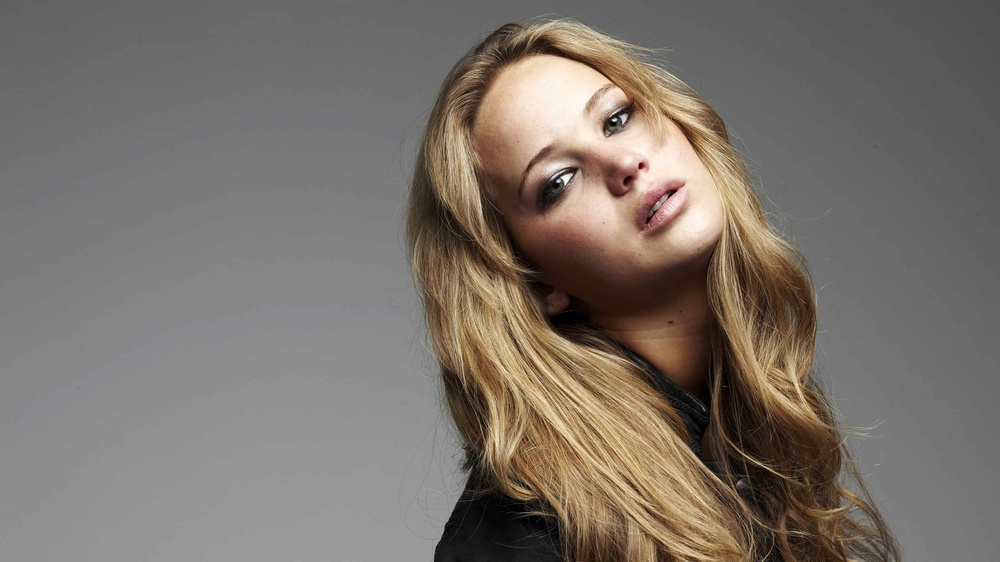
#> input picture a1images/jeniffer.jpg, 1000 x 562 px, shrunk from 3840 x 2160 before the run
$ jupyter execute Question_6.ipynb
#> lines starting #> are read from the running program, lines starting #| are printed output that depends on the picture; after the words box and inside, x2 and y2 are one past the last pixel; in counts of white or black regions, pixels touching at a corner belong together
## 6. Histogram Equalization to Make Histogram Equlaized Foreground

[cell 1]
import matplotlib.pyplot as plt
import numpy as np
import cv2 as cv

[cell 2]
# Import Jennifer image
jennifer = cv.imread('a1images/jeniffer.jpg')
#> jennifer is the input picture: shape (562, 1000, 3); mean B, G, R 106.8, 114.3, 122.3
assert jennifer is not None
jennifer_hsv = cv.cvtColor(jennifer, cv.COLOR_BGR2HSV)
#> jennifer_hsv: shape (562, 1000, 3); mean H, S, V 10.7, 35.6, 122.4
jennifer_rgb = cv.cvtColor(jennifer, cv.COLOR_BGR2RGB)

# Split into planes
Hue, Saturation, Value = cv.split(jennifer_hsv)
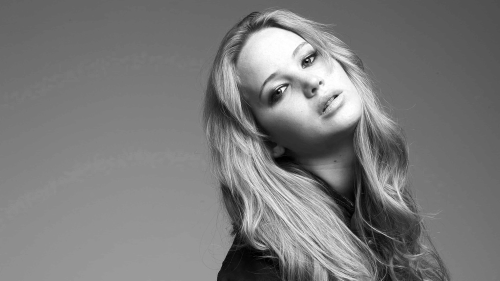
#> Value: shape (562, 1000) (shown at 1/2 size); min 0, max 255, mean 122.4

[cell 3]
# Create the figure for plotting
fig, ax = plt.subplots(1, 3, figsize=(12, 8))

ax[0].imshow(Hue, cmap='gray', vmin=0, vmax=255)
ax[0].set_title('Hue')
ax[0].axis("off")
ax[1].imshow(Saturation, cmap='gray', vmin=0, vmax=255)
ax[1].set_title('Saturation')
ax[1].axis("off")
ax[2].imshow(Value, cmap='gray', vmin=0, vmax=255)
ax[2].set_title('Value')
ax[2].axis("off")

plt.tight_layout()
plt.show()

[cell 4]
# Apply thresholding
_, mask1 = cv.threshold(Saturation, 12, 255, cv.THRESH_BINARY)
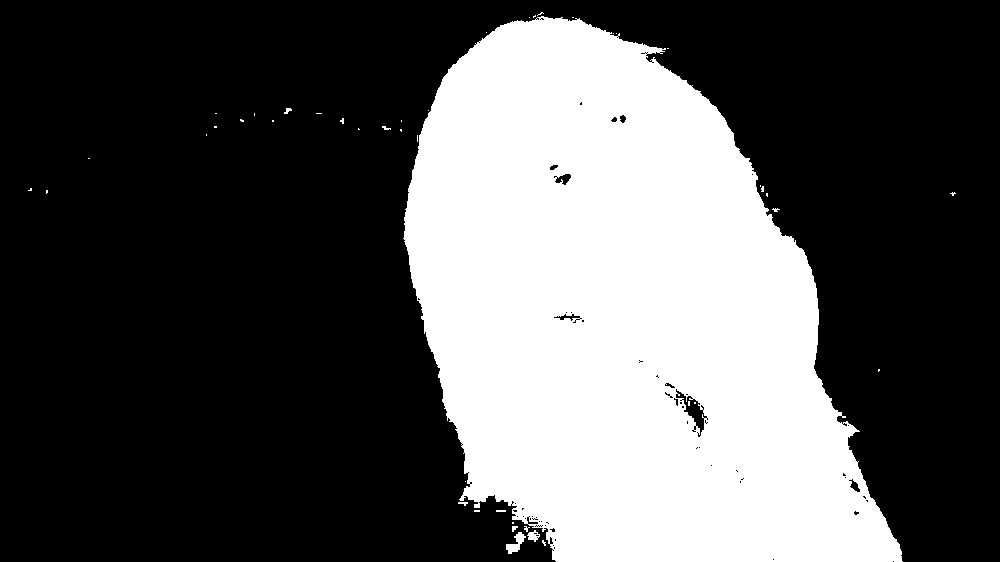
#> mask1: shape (562, 1000); 33.1% white; 45 white regions (37 under 20 px), largest, box (x1, y1, x2, y2) and area: (403, 16, 903, 562) 185483, (506, 532, 526, 554) 200, (527, 530, 540, 542) 87
_, mask2 = cv.threshold(Hue, 5, 255, cv.THRESH_BINARY)
#> mask2: shape (562, 1000); 37.8% white; 214 white regions (158 under 20 px), largest, box (x1, y1, x2, y2) and area: (399, 10, 908, 562) 188278, (0, 292, 414, 440) 11241, (212, 100, 412, 144) 3509
_, mask3 = cv.threshold(Value, 160, 255, cv.THRESH_BINARY)
#> mask3: shape (562, 1000); 11.3% white; 480 white regions (459 under 20 px), largest, box (x1, y1, x2, y2) and area: (479, 20, 820, 423) 35788, (462, 260, 740, 562) 23617, (446, 106, 484, 233) 1562

# Use bitwise_and to extract the foreground using the mask
foreground_mask1 = cv.bitwise_and(jennifer, jennifer, mask=mask1)
foreground_mask2 = cv.bitwise_and(jennifer, jennifer, mask=mask2)
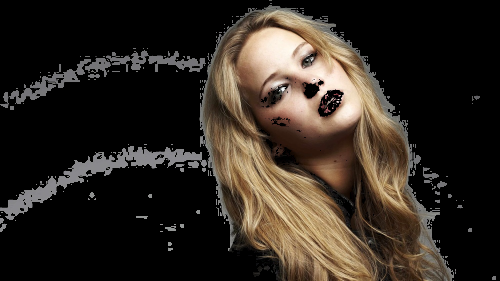
#> foreground_mask2: shape (562, 1000, 3) (shown at 1/2 size); mean B, G, R 33.4, 40.9, 48.6
foreground_mask3 = cv.bitwise_and(jennifer, jennifer, mask=mask3)

# Display the extracted foreground
fig, axs = plt.subplots(1, 3, figsize=(12, 8))


axs[0].imshow(cv.cvtColor(foreground_mask1, cv.COLOR_BGR2RGB))
axs[0].set_title('Foreground Mask from Saturation Plane')
axs[0].axis('off')


axs[1].imshow(cv.cvtColor(foreground_mask2, cv.COLOR_BGR2RGB))
axs[1].set_title('Foreground Mask from Hue Plane')
axs[1].axis('off')

axs[2].imshow(cv.cvtColor(foreground_mask3, cv.COLOR_BGR2RGB))
axs[2].set_title('Foreground Mask from Value Plane')
axs[2].axis('off')

plt.tight_layout()
plt.show()

[cell 5]
plt.imshow(mask1, cmap='gray')
plt.title('Mask')
plt.axis('off')
plt.show()

### Using value channel

[cell 6]
# Compute and plot the histogram of the Value (V) channel of the foreground
foreground_hsv = cv.cvtColor(foreground_mask1, cv.COLOR_BGR2HSV)
#> foreground_hsv: shape (562, 1000, 3); mean H, S, V 5.2, 35.3, 42.5
Hue_fg, Saturation_fg, Value_fg = cv.split(foreground_hsv)
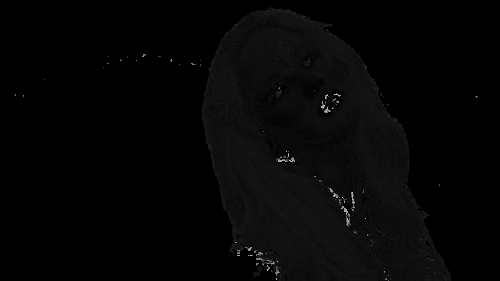
#> Hue_fg: shape (562, 1000) (shown at 1/2 size); min 0, max 179, mean 5.2
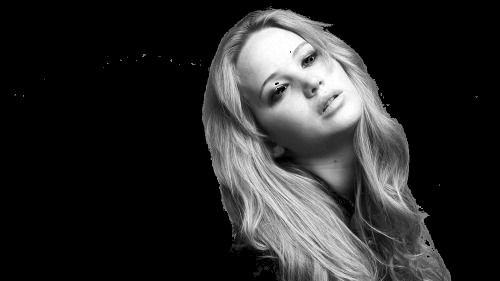
#> Value_fg: shape (562, 1000) (shown at 1/2 size); min 0, max 255, mean 42.5

# Calculate the histogram of the Value channel
hist = cv.calcHist([Value_fg], [0], mask1, [256], [0, 256])
#> hist = 256 values, max 1554 at index 48, min 0 at index 0, mean 727

# Create an array for the x positions of the bars
x_positions = np.arange(len(hist))
#> x_positions = 256 values from 0 to 255

cumulative_hist = np.cumsum(hist)
#> cumulative_hist = 256 values from 0 to 186114

# Plot the histogram as a bar plot
plt.figure()
plt.bar(x_positions, hist.flatten(), color='green', width=1)  # Use width=1 for each bar
plt.title('Histogram of Value Channel for Foreground')
plt.xlabel('Pixel Intensity')
plt.ylabel('Frequency')
plt.xlim([0, 256])
plt.grid(True)
plt.show()

[cell 7]
# Plot the cdf
plt.figure()
plt.plot(cumulative_hist, color='blue')
plt.title('Cumulative Sum of the Histogram ')
plt.xlabel('Pixel value')
plt.ylabel('Frequency')
plt.show()
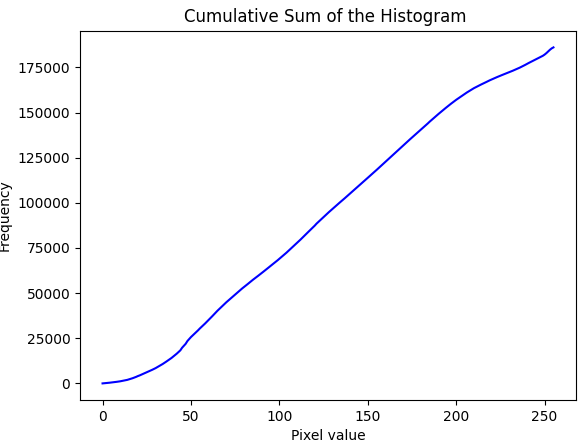
#> figure drawn by matplotlib, 1 panel; curve peaks at x = 255, y = 186114

[cell 8]
# Number of pixels
pixels = cumulative_hist[-1]
#> pixels = 186114

# Define transformation
t = np.array([(256-1)/(pixels)*cumulative_hist[k] for k in range(256)]).astype("uint8")
#> t = 256 values from 0 to 255

# Equalize
V_eq = t[Value_fg]

# Calculate the histogram of the equalized Value channel
hist = cv.calcHist([V_eq], [0], mask1, [256], [0, 256])
#> hist = 256 values, max 1554 at index 32, min 0 at index 24, mean 727

# Create an array for the x positions of the bars
x_positions = np.arange(len(hist))

# Plot the histogram as a bar plot
plt.figure()
plt.bar(x_positions, hist.flatten(), color='green', width=1)  # Use width=1 for each bar
plt.title('Equalized Histogram of Value Channel for Foreground')
plt.xlabel('Pixel Intensity')
plt.ylabel('Frequency')
plt.xlim([0, 256])  # Set x-axis limits
plt.grid(True)
plt.show()
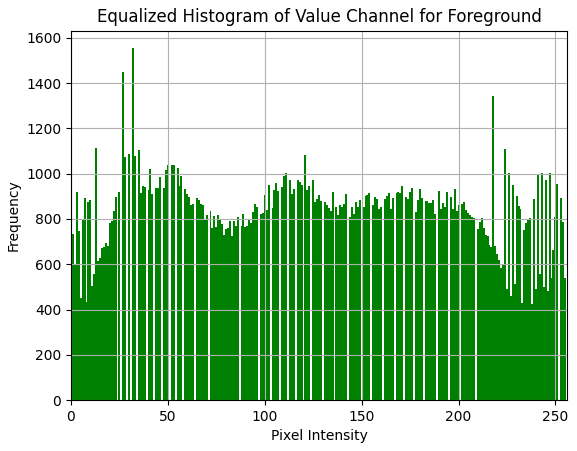
#> figure drawn by matplotlib, 1 panel; tallest bar 1554 high, from x = 31.5 to 32.5

[cell 9]
# Merge
merged = cv.merge([Hue_fg, Saturation_fg, V_eq])
#> merged: shape (562, 1000, 3); mean H, S, V 5.2, 35.3, 42.2
foreground_modified = cv.cvtColor(merged, cv.COLOR_HSV2RGB)

[cell 10]
# Extract the background
background = cv.bitwise_and(jennifer, jennifer, mask=cv.bitwise_not(mask1))
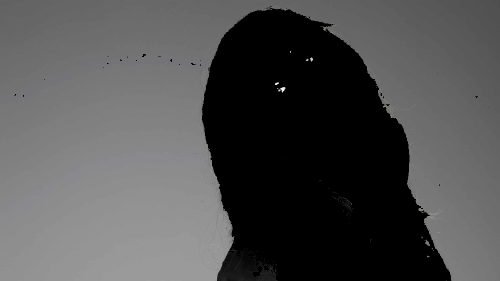
#> background: shape (562, 1000, 3) (shown at 1/2 size); mean B, G, R 79.8, 79.7, 79.7

# Merge the equalized foreground and background
result = cv.add(cv.cvtColor(background, cv.COLOR_BGR2RGB), foreground_modified)
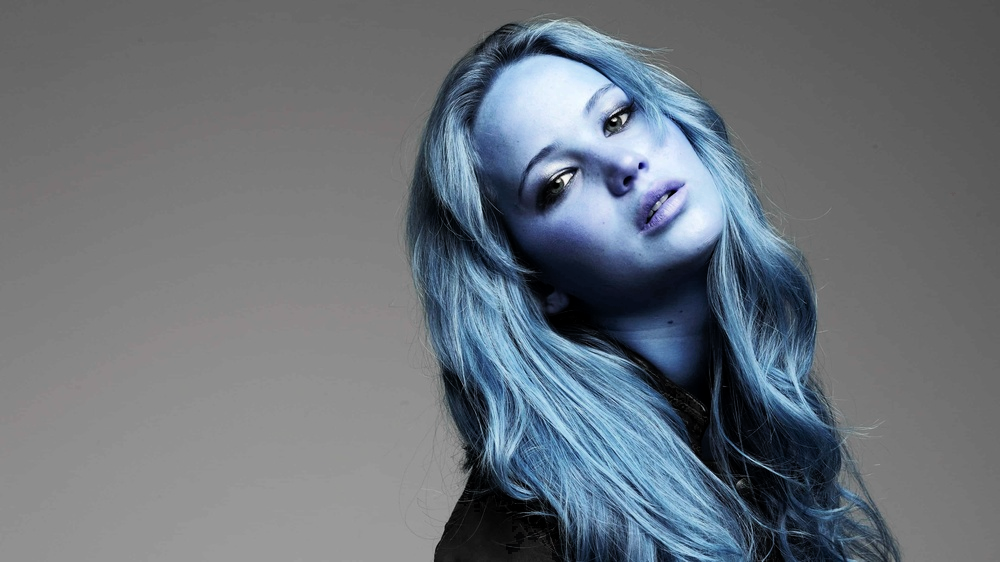
#> result: shape (562, 1000, 3); mean B, G, R 121.9, 114.2, 106.7

# Display the eq_foreground
plt.figure(figsize=(10, 5))
plt.subplot(1,3,1)
plt.imshow(jennifer_rgb)
plt.title('Original')
plt.axis('off')

plt.subplot(1,3,2)
plt.imshow(result)
plt.title('Foreground equalized')
plt.axis('off')
plt.tight_layout()
plt.show()

$ run again, with a1images/daisy.jpg copied over a1images/jeniffer.jpg
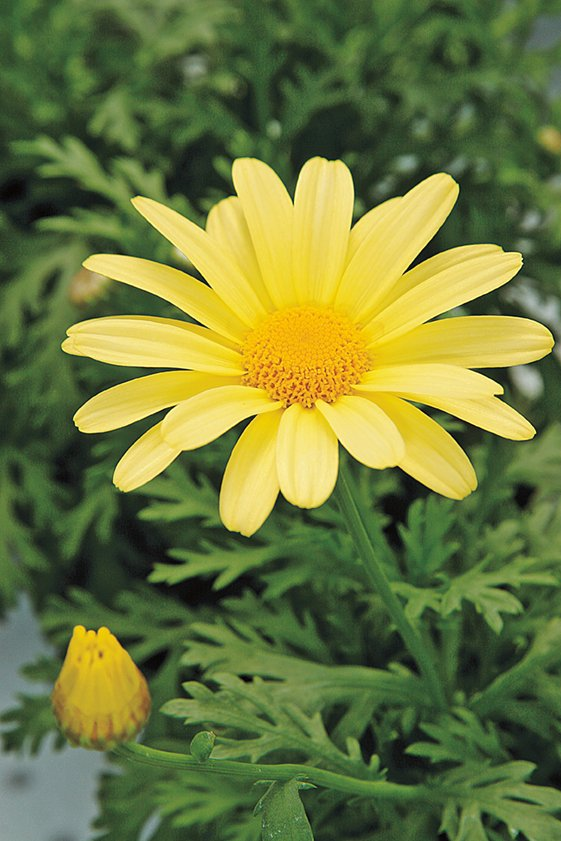
#> input picture a1images/daisy.jpg, 561 x 841 px
#> jennifer is the input picture: shape (841, 561, 3); mean B, G, R 60.7, 120.3, 108.5
#> jennifer_hsv: shape (841, 561, 3); mean H, S, V 45.8, 119.6, 126.6
#> `_, mask1 = cv.threshold(Saturation, 12, 255, cv.THRESH_BINARY)`:
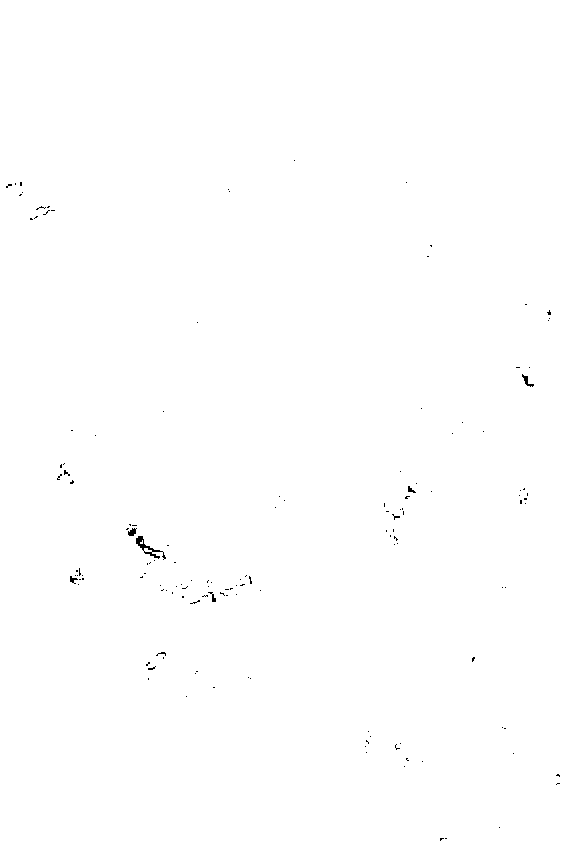
#> mask1: shape (841, 561); 99.8% white; black in thin lines or dots, all inside (x1, y1, x2, y2) = (6, 160, 560, 841)
#> mask3: shape (841, 561); 24.6% white; 122 white regions (103 under 20 px), largest, box (x1, y1, x2, y2) and area: (61, 157, 554, 537) 107366, (56, 625, 146, 737) 6735, (518, 367, 539, 394) 351
#> foreground_hsv: shape (841, 561, 3); mean H, S, V 45.8, 119.6, 126.5
#> `hist = cv.calcHist([Value_fg], [0], mask1, [256], [0, 256])`: hist = 256 values, max 6112 at index 242, min 0 at index 0, mean 1839.6
#> x_positions = 256 values from 0 to 255
#> cumulative_hist = 256 values from 0 to 470946
#> pixels = 470946
#> t = 256 values from 0 to 255
#> `hist = cv.calcHist([V_eq], [0], mask1, [256], [0, 256])`: hist = 256 values, max 6112 at index 235, min 0 at index 17, mean 1839.6
#> merged: shape (841, 561, 3); mean H, S, V 45.8, 119.6, 127.6
#> `result = cv.add(cv.cvtColor(background, cv.COLOR_BGR2RGB), foreground_..`:
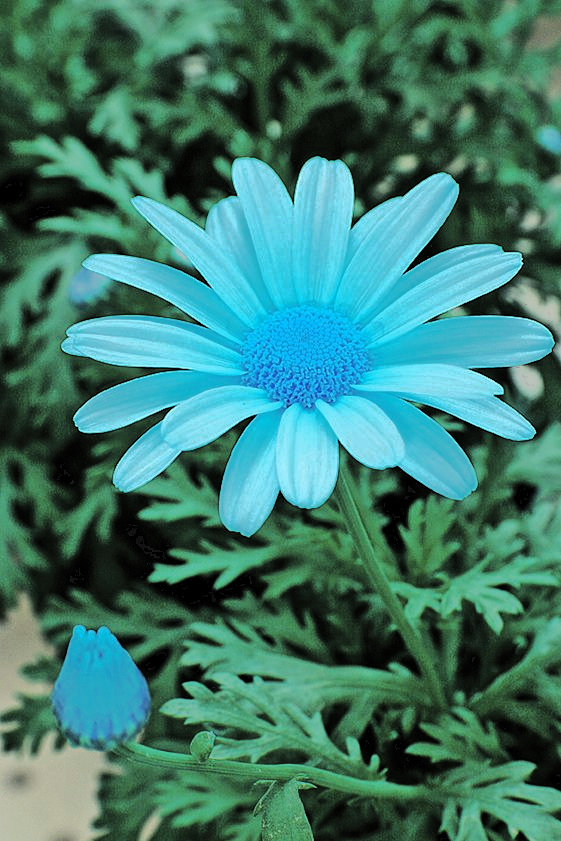
#> result: shape (841, 561, 3); mean B, G, R 108.6, 121.4, 60.7

$ run again, with a1images/emma.jpg copied over a1images/jeniffer.jpg
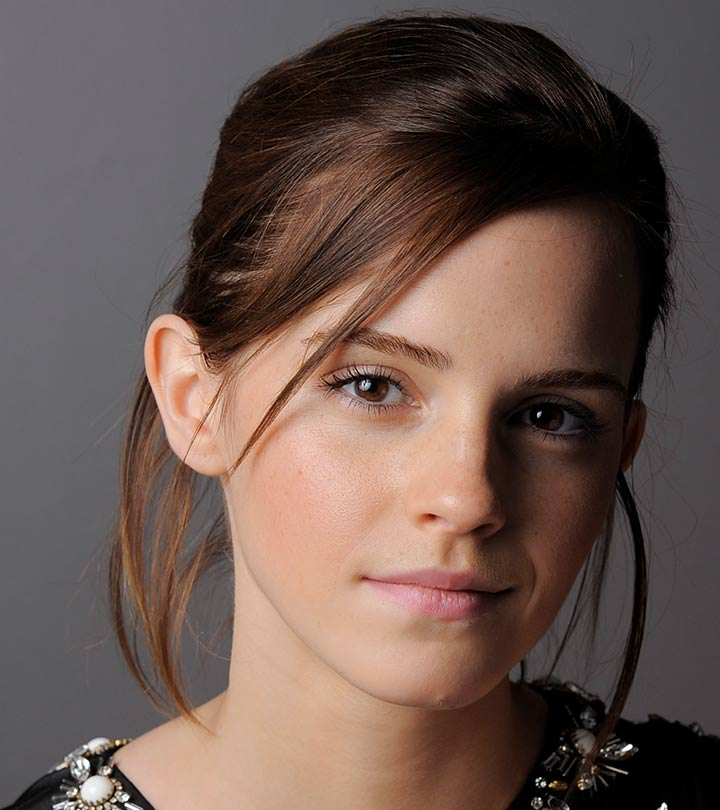
#> input picture a1images/emma.jpg, 720 x 810 px
#> jennifer is the input picture: shape (810, 720, 3); mean B, G, R 80.1, 87.4, 106.8
#> jennifer_hsv: shape (810, 720, 3); mean H, S, V 54.8, 73.4, 107.5
#> `_, mask1 = cv.threshold(Saturation, 12, 255, cv.THRESH_BINARY)`:
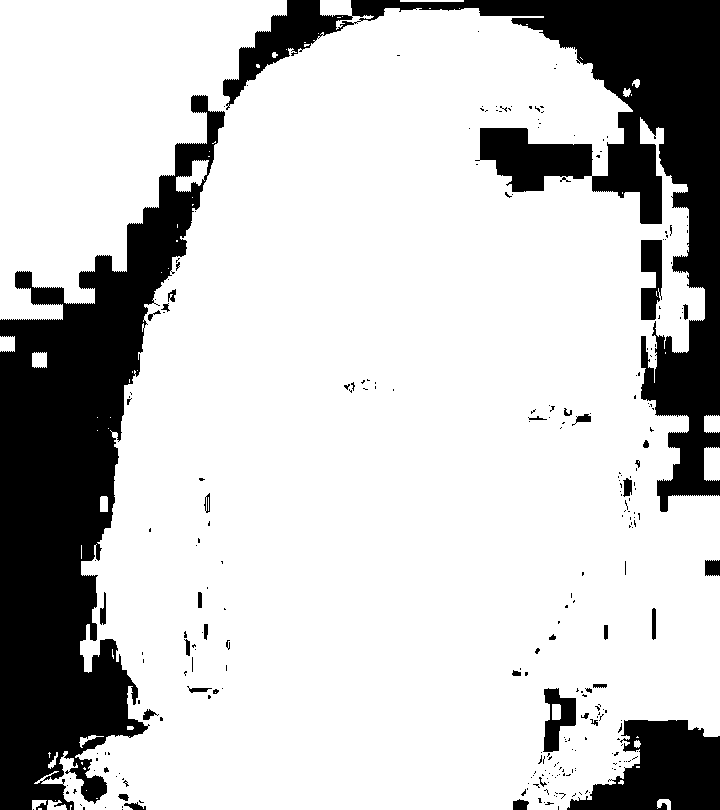
#> mask1: shape (810, 720); 78.1% white; 275 black regions (235 under 20 px), largest, box (x1, y1, x2, y2) and area: (0, 95, 225, 810) 64482, (223, 0, 720, 512) 48869, (567, 720, 720, 810) 8864
#> mask2: shape (810, 720); 88.2% white; 1879 black regions (1640 under 20 px), largest, box (x1, y1, x2, y2) and area: (464, 110, 668, 228) 9334, (567, 704, 720, 810) 8984, (574, 383, 652, 561) 4289
#> mask3: shape (810, 720); 23.4% white; 368 white regions (340 under 20 px), largest, box (x1, y1, x2, y2) and area: (111, 222, 551, 810) 133331, (71, 756, 114, 805) 872, (79, 738, 109, 754) 219
#> foreground_hsv: shape (810, 720, 3); mean H, S, V 31.8, 72.3, 90.1
#> `hist = cv.calcHist([Value_fg], [0], mask1, [256], [0, 256])`: hist = 256 values, max 12584 at index 115, min 0 at index 0, mean 1778.9
#> x_positions = 256 values from 0 to 255
#> cumulative_hist = 256 values from 0 to 455388
#> pixels = 455388
#> t = 256 values from 0 to 255
#> `hist = cv.calcHist([V_eq], [0], mask1, [256], [0, 256])`: hist = 256 values, max 12584 at index 155, min 0 at index 0, mean 1778.9
#> merged: shape (810, 720, 3); mean H, S, V 31.8, 72.3, 99.9
#> `result = cv.add(cv.cvtColor(background, cv.COLOR_BGR2RGB), foreground_..`:
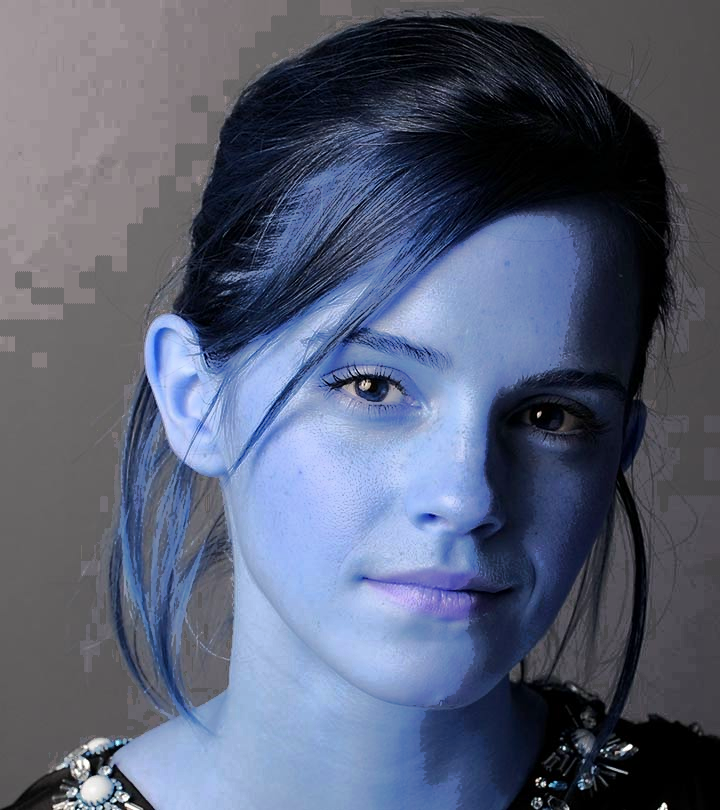
#> result: shape (810, 720, 3); mean B, G, R 116.4, 94.9, 87.1
